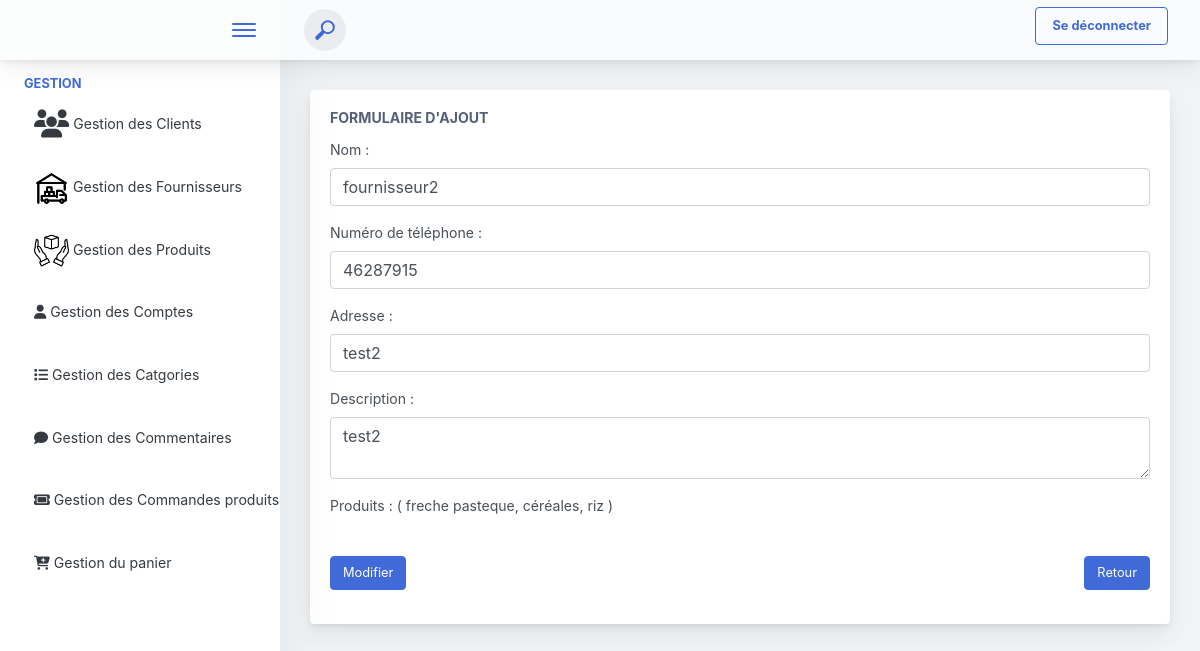
/modifier_fournisseur/13, run on an earlier commit of the app's database.
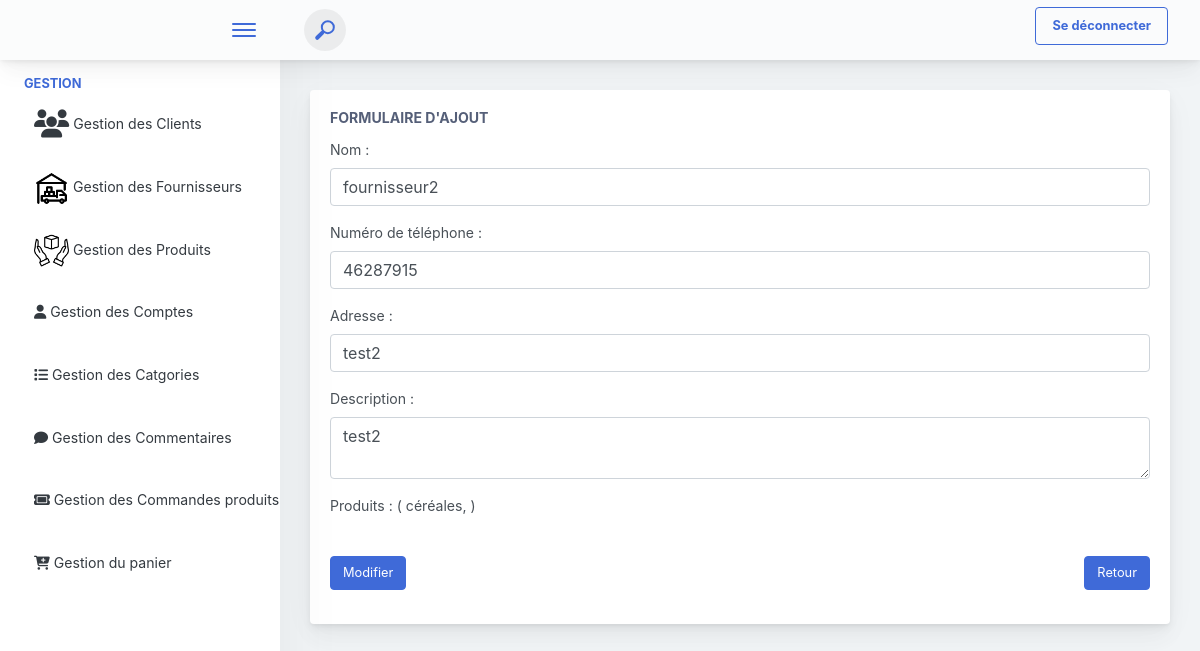
And on a later commit of the database.
### produits_app/models.py (models this page shows, shortened)
class Produit(models.Model):
    id_produit = models.AutoField(primary_key=True)
    nom = models.CharField(max_length=100)
    description = models.TextField()
    categorie = models.ForeignKey('Categorie', on_delete=models.CASCADE)
    prix = models.FloatField()
    id_fournisseur = models.ForeignKey('Fournisseur', on_delete=models.CASCADE)
    emplacement = models.CharField(max_length=100)
    date_publication = models.DateField(auto_now_add=True)
    image = models.ImageField(upload_to='produits_app/static/images/')

### produits_app/views.py (the view, shortened to what this page needs)
# urls.py: path('modifier_fournisseur/<int:id_fournisseur>',views.modifier_fournisseur,name="modifier_fournisseur"),
def modifier_fournisseur(request, id_fournisseur):
    fournisseur = get_object_or_404(Fournisseur, id_fournisseur=id_fournisseur)
    produits = Produit.objects.all()
    return render(request, 'interface_admin/Admin_Fournisseur/fournisseur_modification.html', {'fournisseur': fournisseur,'produits':produits})

### produits_app/templates/interface_admin/Admin_Fournisseur/fournisseur_modification.html (shortened to what this page needs)
{% extends 'interface_admin/navbar.html' %}
{% block content %}
    <div class="app-main__inner">
        <div class="main-card mb-3 card">
            <div class="card-body">
                <h5 class="card-title">Formulaire d'ajout</h5>
                <form action="{% url 'modifier_fournisseur' fournisseur.id_fournisseur  %}" method="post">
                    <div class="form-row">
                        <div class="col-md-12">
                            <div class="position-relative form-group">
                                <label for="nom">Nom :</label>
                                <input type="text" id="nom" name="nom" placeholder="Entrez le nom de l'entreprise" class="form-control" value="{{fournisseur.nom_enterprise}}" >
                            </div>
                        </div>
                        <div class="col-md-12">
                            <div class="position-relative form-group">
                                <label for="num_tel">Numéro de téléphone :</label>
                                <input type="text" id="num_tel" name="num_tel" pattern="^(20|22|42|41|46|48|32|36|38)\d{6}$" placeholder="Entrez le numéro de téléphone" class="form-control" title="Le numéro de téléphone doit commencer par 20,22,42,41,46,48,32,36 ou 38 et être suivi de 6 chiffres." value="{{fournisseur.num_tel}}" required>
                            </div>
                        </div>
                        <div class="col-md-12">
                            <div class="position-relative form-group">
                                <label for="adresse">Adresse :</label>
                                <input type="text" id="adresse" name="adresse" placeholder="Entrez l'adresse" class="form-control" value="{{fournisseur.adresse}}" required>
                            </div>
                        </div>
                        <div class="col-md-12">
                            <div class="position-relative form-group">
                                <label for="description">Description :</label>
                                <textarea id="description" name="description" placeholder="Entrez la description" class="form-control" required>{{fournisseur.description}}</textarea>
                            </div>
                        </div>
                        <div class="col-md-12">
                            <div class="position-relative form-group">
                                <label>Produits :</label>
                                (
                                {% for p in produits %}
                                  {% if p.id_fournisseur.id_fournisseur == fournisseur.id_fournisseur %}
                                    {{p.nom}}{% if not forloop.last %}, {% endif %}
                                  {% endif %}
                                {% endfor %}
                                )
                            </div>
                        </div>
                    </div>
                    <div style="display:flex;justify-content:space-between">
                        <button class="mt-3 btn btn-primary">Modifier</button>
                        <td colspan="2"><a class="mt-3 btn btn-primary" href="{% url 'affiche_fournisseur' %}">Retour</a></td>
                    </div>
                </form>
            </div>
        </div>
    </div>
{% endblock %}

What changed in the data, as far as the page shows it:
removed Produit: nom "freche pasteque"
removed Produit: nom "riz"
